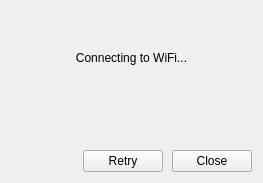
<?xml version="1.0" encoding="UTF-8"?>
<ui version="4.0">
 <class>WifiDialog</class>
 <widget class="QDialog" name="WifiDialog">
  <property name="geometry">
   <rect>
    <x>0</x>
    <y>0</y>
    <width>263</width>
    <height>183</height>
   </rect>
  </property>
  <property name="windowTitle">
   <string>Dialog</string>
  </property>
  <layout class="QVBoxLayout" name="verticalLayout">
   <item>
    <widget class="QLabel" name="labelInfo">
     <property name="text">
      <string>Connecting to WiFi...</string>
     </property>
     <property name="alignment">
      <set>Qt::AlignCenter</set>
     </property>
     <property name="margin">
      <number>20</number>
     </property>
    </widget>
   </item>
   <item>
    <spacer name="verticalSpacer">
     <property name="orientation">
      <enum>Qt::Vertical</enum>
     </property>
     <property name="sizeType">
      <enum>QSizePolicy::Fixed</enum>
     </property>
     <property name="sizeHint" stdset="0">
      <size>
       <width>20</width>
       <height>40</height>
      </size>
     </property>
    </spacer>
   </item>
   <item>
    <layout class="QHBoxLayout" name="horizontalLayout">
     <property name="spacing">
      <number>9</number>
     </property>
     <item>
      <spacer name="horizontalSpacer">
       <property name="orientation">
        <enum>Qt::Horizontal</enum>
       </property>
       <property name="sizeHint" stdset="0">
        <size>
         <width>40</width>
         <height>20</height>
        </size>
       </property>
      </spacer>
     </item>
     <item>
      <widget class="QPushButton" name="pushButtonRetry">
       <property name="focusPolicy">
        <enum>Qt::NoFocus</enum>
       </property>
       <property name="text">
        <string> Retry </string>
       </property>
      </widget>
     </item>
     <item>
      <widget class="QPushButton" name="pushButtonClose">
       <property name="enabled">
        <bool>true</bool>
       </property>
       <property name="focusPolicy">
        <enum>Qt::NoFocus</enum>
       </property>
       <property name="text">
        <string> Close </string>
       </property>
      </widget>
     </item>
    </layout>
   </item>
  </layout>
 </widget>
 <resources/>
 <connections/>
</ui>
